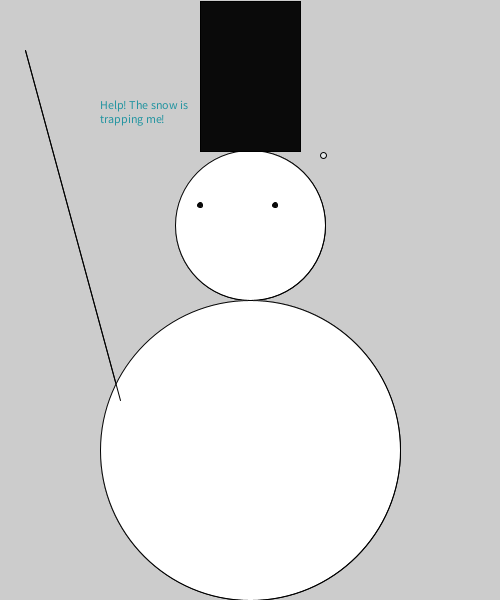
Frame 1 (no input)
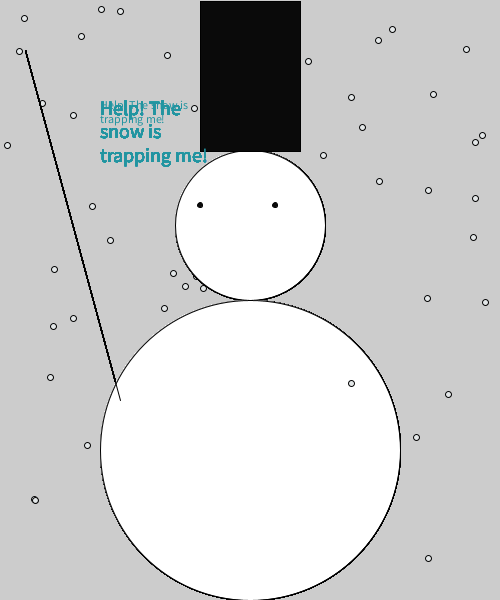
Frame 60 (the mouse pressed at the canvas centre just before this capture)
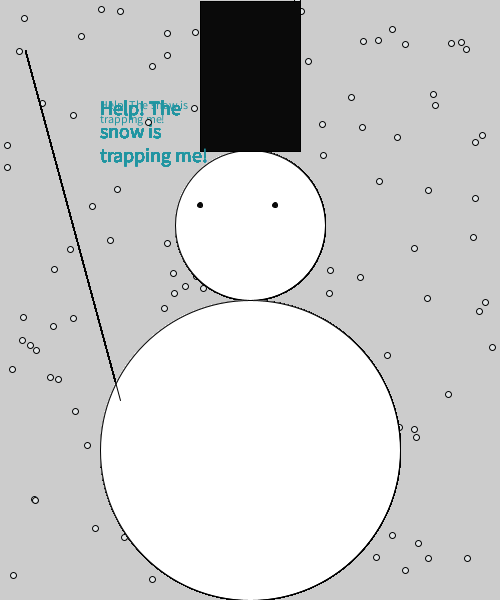
Frame 120 (the mouse held since frame 60 and released just before this capture)

The Processing sketch that drew these frames (run headless with seeded random() and noise(); from frame 60 on, the mouse is pressed at the canvas centre):

// Processing sketch: sketch_181101a
// ── sketch_181101a.pde
int snowy;
int snowx;

void setup ()
{
  fill(#FFFFFF);
size(500,600);
ellipse (250, 112, 75, 75);
ellipse (250, 225, 150, 150);
ellipse (250, 450, 300, 300);
fill(#020505);
line(25, 50, 120, 400);
 println ("Mousex:", mouseX, "\tMouseY:", mouseY);
}
String Snow= "Help! The snow is trapping me!";
void draw (){
  fill(#FFFFFF);
  ellipse (250, 112, 75, 75);
ellipse (250, 225, 150, 150);
ellipse (250, 450, 300, 300);
fill(#020505);
line(25, 50, 120, 400);
fill (#0A0A0A); 
rect (200,1,100,150);

ellipse(275,205,5,5);//lefteye
ellipse(200,205,5,5);//righteye
fill (#2294A0);
text(Snow, 100, 100, 125, 150);  //location of the text
  textSize(20);//size of the "Snow" text
  snowx= int(random(width));
  snowy= int(random(height));
  fill(#E3E7E8);
  ellipse (snowx,snowy,width*1/75,width*1/75);//snow

 
}
